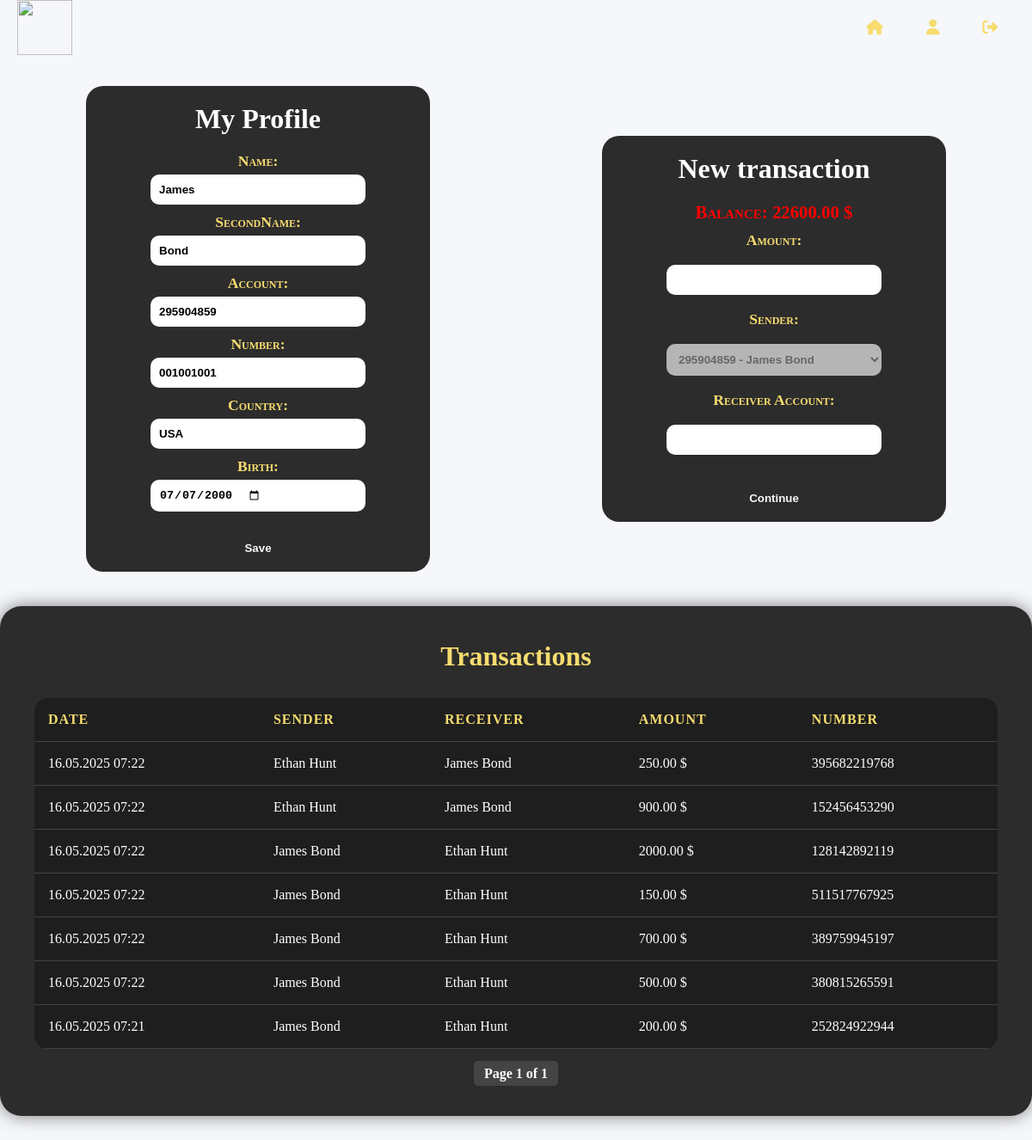
The page /profile/ (signed in) on the database its author committed.
### main/models.py (models this page shows, shortened)
class Owner(models.Model):
    user = models.OneToOneField(User, on_delete=models.CASCADE)
    account = models.CharField(max_length=9, unique=True, default=Ogenerate_number)
    Name = models.CharField('Name', max_length=15)
    SecondName = models.CharField('SecondName', max_length=25)
    State = models.CharField('Country', max_length=25)
    Number = models.CharField('Number', max_length=10)
    Birth = models.DateField('Birth')
    balance = models.DecimalField(default=0, max_digits=12, decimal_places=2)
    def __str__(self):
        return f'{self.account} - {self.Name} {self.SecondName}'

class Transactions(models.Model):
    Tvalue = models.DecimalField('Amount', max_digits=12, decimal_places=2)
    Tdate = models.DateTimeField('Date')
    Tnumber = models.CharField(max_length=12, unique=True, default=Tgenerate_number)
    sender = models.ForeignKey(Owner, on_delete=models.CASCADE, related_name='sent_transaction')
    receiver = models.ForeignKey(Owner, on_delete=models.CASCADE, related_name='received_transaction')

### main/views.py (the view, shortened to what this page needs)
# urls.py: path('profile/', views.my_profile, name='owner_profile'),
@login_required
def my_profile(request):
    owner = request.user.owner
    profile_form = ProfileForm(request.POST or None, instance=owner)
    transaction_form = TransactionForm(request.POST or None, sender=owner)
    transactions_list = Transactions.objects.filter(
        Q(sender=owner) | Q(receiver=owner)
    ).order_by('-Tdate')
    paginator = Paginator(transactions_list, 10)
    page_number = request.GET.get("page")
    transactions = paginator.get_page(page_number)
    return render(request, 'main/profile.html', {
        'form': profile_form,
        'transaction_form': transaction_form,
        'transactions': transactions,
        'balance': owner.balance,
    })

### main/forms.py (shortened to what this page needs)
class ProfileForm(forms.ModelForm):
    class Meta:
        model = Owner
        fields = ['Name', 'SecondName', 'account', 'Number', 'State', 'Birth']
        widgets = {
            'Birth': forms.DateInput(attrs={'type': 'date'}),
        }
    def __init__(self, *args, **kwargs):
        super().__init__(*args, **kwargs)
        self.fields['account'].widget.attrs['readonly'] = True

class TransactionForm(forms.ModelForm):
    receiver_input = forms.CharField(label='Receiver Account', max_length=9)
    class Meta:
        model = Transactions
        fields = ['Tvalue', 'sender', 'receiver_input']
    def __init__(self, *args, **kwargs):
        sender = kwargs.pop('sender', None)
        super().__init__(*args, **kwargs)
        if sender:
            self.fields['sender'].initial = sender
            self.fields['sender'].disabled = True

### main/models.py (called while the page is built)
def Tgenerate_number():
    return str(random.randint(10**11, 10**12 - 1))

### main/templates/main/profile.html (shortened to what this page needs)
{% extends 'main/pattern.html' %}
{% block content %}
<div class="profile-container">
    <div class="container-info">
        <h2>My Profile</h2>
        <form method="post">
          {{ form.as_p }}
          <button type="submit" class="btn-primary">Save</button>
        </form>
    </div>
    <div class="make-transactions">
        <h2>New transaction</h2>
        <p class="balance">Balance: {{ balance }} $</p>
        <form method="post">
            {{ transaction_form.Tvalue.label_tag }}<br>
            {{ transaction_form.Tvalue }}<br>
            {{ transaction_form.sender.label_tag }}<br>
            {{ transaction_form.sender }}<br>
            {{ transaction_form.receiver_input.label_tag }}<br>
            {{ transaction_form.receiver_input }}<br>
            <button type="submit" name="create_transaction">Continue</button>
          </form>
    </div>
</div>
<div class="transaction-section">
  <h1>Transactions</h1>
  <table>
    <thead>
      <tr>
        <th>Date</th>
        <th>Sender</th>
        <th>Receiver</th>
        <th>Amount</th>
        <th>Number</th>
      </tr>
    </thead>
    <tbody>
      {% for tx in transactions %}
        <tr>
          <td>{{ tx.Tdate|date:"d.m.Y H:i" }}</td>
          <td>{{ tx.sender.Name }} {{ tx.sender.SecondName }}</td>
          <td>{{ tx.receiver.Name }} {{ tx.receiver.SecondName }}</td>
          <td>{{ tx.Tvalue }} $</td>
          <td>{{ tx.Tnumber }}</td>
        </tr>
      {% empty %}
        <tr><td colspan="5">No transactions found</td></tr>
      {% endfor %}
    </tbody>
  </table>
  <div class="pagination">
    <span class="step-links">
      <span class="current">
        Page {{ transactions.number }} of {{ transactions.paginator.num_pages }}
      </span>
    </span>
  </div>
</div>
{% endblock %}

### main/static/main/css/styles.css (style rules this page uses)
* { margin: 0; padding: 0; box-sizing: border-box; }
body { background-color: #f5f7fa; }
html { scroll-behavior: smooth; }
h2 { display: flex; justify-content: center; align-items: center; margin-top: 6rem; margin-bottom: 3rem; font-size: 4rem; font-weight: 700; color: #2c2c2c; }
.profile-container { display: flex; flex-direction: row; justify-content: center; align-items: center; gap: 200px; }
.profile-container h2 { display: flex; justify-content: center; align-items: center; font-size: 2rem; margin-top: 10px; margin-bottom: 20px; font-weight: 900; color: #fff; }
form { display: flex; flex-direction: column; justify-content: center; align-items: center; gap: 10px; }
form label { display: flex; color: #2c2c2c; font-variant: small-caps; font-size: 1.1rem; font-weight: 700; margin-bottom: 5px; justify-content: center; }
.profile-container form label { color: #F7DC6F; }
form input, select { display: flex; border: none; width: 250px; font-weight: 700; border-radius: 10px; padding: 10px; transition: .3s ease; }
.profile-container button { margin-top: 15px; width: 100px; color: #f5f7fa; background-color: #2c2c2c; font-weight: 900; padding: 10px; border: none; border-radius: 10px; cursor: pointer; transition: .3s; }
.container-info, .make-transactions { background-color: #2c2c2c; margin-top: 100px; max-width: 400px; width: 100%; padding: 10px; border-radius: 20px; }
.make-transactions form label { margin: 0; }
.make-transactions form { gap: 0; }
.transaction-section { background-color: #2c2c2c; color: #fff; padding: 40px; border-radius: 25px; max-width: 1200px; width: 100%; margin: 40px auto; box-sizing: border-box; box-shadow: 0 0 20px rgba(0, 0, 0, 0.5); font-family: 'Georgia', serif; }
.transaction-section h1 { text-align: center; color: #F7DC6F; font-size: 32px; margin-bottom: 30px; }
.transaction-section table { width: 100%; border-collapse: collapse; background-color: #1e1e1e; border-radius: 15px; overflow: hidden; }
.transaction-section th, .transaction-section td { padding: 16px; text-align: left; border-bottom: 1px solid #444; font-size: 16px; font-family: 'Georgia', serif; }
.transaction-section th { color: #F7DC6F; font-weight: bold; text-transform: uppercase; letter-spacing: 1px; }
.transaction-section .pagination { text-align: center; margin-top: 20px; }
.transaction-section .pagination a, .transaction-section .pagination span { color: #F7DC6F; margin: 0 8px; text-decoration: none; font-weight: bold; font-family: 'Georgia', serif; }
.transaction-section .pagination .current { color: #fff; background-color: #444; padding: 6px 12px; border-radius: 5px; }
.balance { display: flex; justify-content: center; align-items: center; font-variant: small-caps; color: red; font-weight: 800; font-size: 1.3rem; margin-bottom: 10px; cursor: default; }

### rows shown on the page
Owner: Name "James", SecondName "Bond", account "295904859", Number "001001001", State "USA", Birth "07/07/2000", balance "22600.00"
Transactions: Tdate "16.05.2025 07:22", sender.Name "Ethan", sender.SecondName "Hunt", receiver.Name "James", receiver.SecondName "Bond", Tvalue "250.00", Tnumber "395682219768"
Transactions: Tdate "16.05.2025 07:22", sender.Name "Ethan", sender.SecondName "Hunt", receiver.Name "James", receiver.SecondName "Bond", Tvalue "900.00", Tnumber "152456453290"
Transactions: Tdate "16.05.2025 07:22", sender.Name "James", sender.SecondName "Bond", receiver.Name "Ethan", receiver.SecondName "Hunt", Tvalue "2000.00", Tnumber "128142892119"
Transactions: Tdate "16.05.2025 07:22", sender.Name "James", sender.SecondName "Bond", receiver.Name "Ethan", receiver.SecondName "Hunt", Tvalue "150.00", Tnumber "511517767925"
Transactions: Tdate "16.05.2025 07:22", sender.Name "James", sender.SecondName "Bond", receiver.Name "Ethan", receiver.SecondName "Hunt", Tvalue "700.00", Tnumber "389759945197"
Transactions: Tdate "16.05.2025 07:22", sender.Name "James", sender.SecondName "Bond", receiver.Name "Ethan", receiver.SecondName "Hunt", Tvalue "500.00", Tnumber "380815265591"
Transactions: Tdate "16.05.2025 07:21", sender.Name "James", sender.SecondName "Bond", receiver.Name "Ethan", receiver.SecondName "Hunt", Tvalue "200.00", Tnumber "252824922944"

### other values the page prints
{{ transaction_form.Tvalue.label_tag }} "Amount:"
{{ transaction_form.sender.label_tag }} "Sender:"
{{ transaction_form.receiver_input.label_tag }} "Receiver Account:"
{{ transactions.number }} "1"
{{ transactions.paginator.num_pages }} "1"
